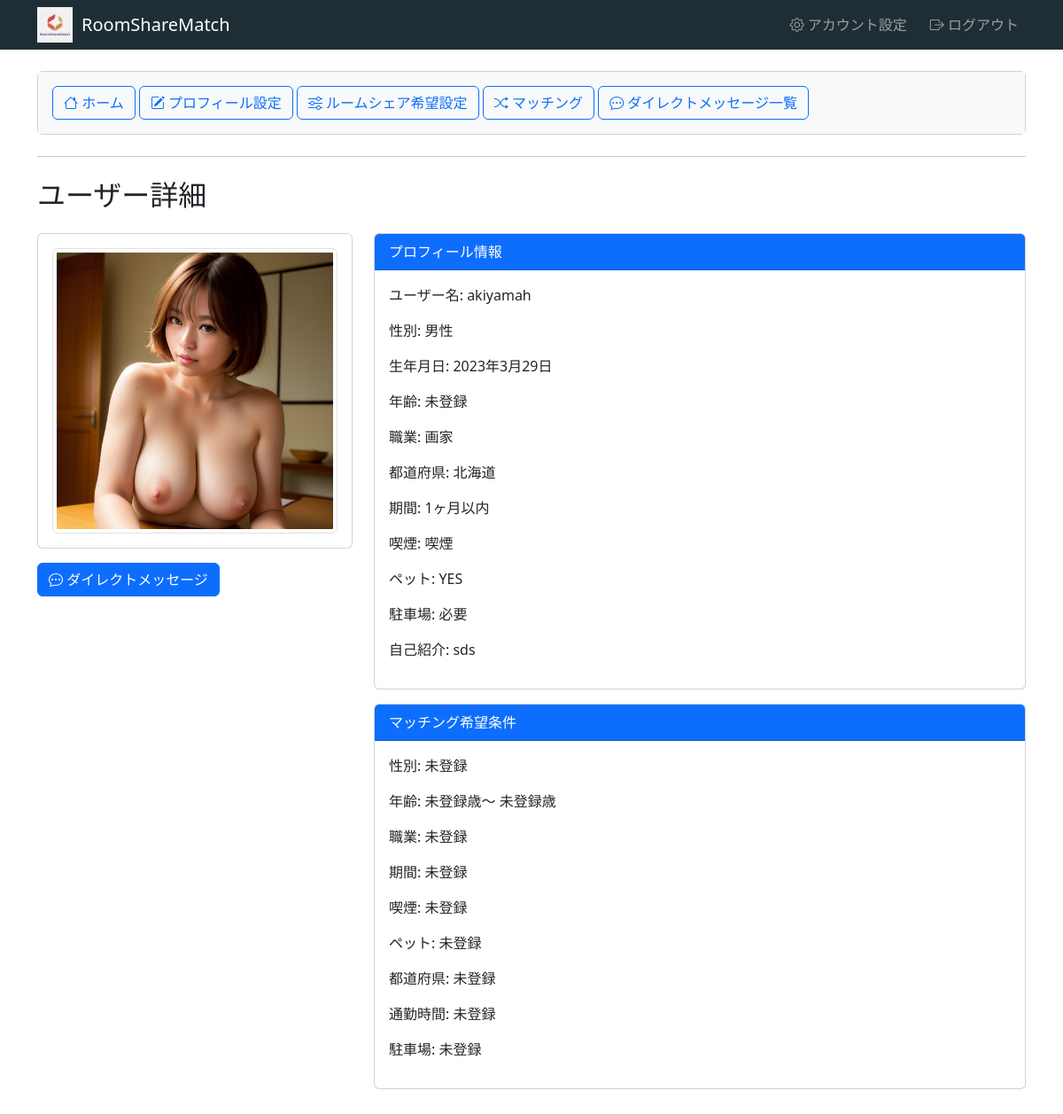
Screenshot of /matching_app/matching/user_detail/2/ (signed in) with the database file from the repository.
### main_app/models.py (models this page shows, shortened)
class UserProfile(models.Model):
    user = models.OneToOneField(User, on_delete=models.CASCADE)
    user_name = models.CharField(max_length=30, blank=True, null=True)
    profile_image = models.ImageField(upload_to='profile_images/', default='')
    sex = models.CharField(max_length=10, blank=True, null=True)
    day_of_birth = models.DateField(blank=True, null=True)
    @property
    def age(self):
        if self.day_of_birth:
            today = date.today()
            age = today.year - self.day_of_birth.year - ((today.month, today.day) < (self.day_of_birth.month, self.day_of_birth.day))
            return age
        return None
    profession = models.CharField(max_length=50, blank=True, null=True)
    prefecture = models.CharField(max_length=10, blank=True, null=True)
    period = models.CharField(max_length=10, blank=True, null=True)
    is_smoker = models.CharField(max_length=10, blank=True, null=True)
    has_pets = models.CharField(max_length=10, blank=True, null=True)
    parking = models.CharField(max_length=10, blank=True, null=True)
    self_introduction = models.TextField(blank=True, null=True)

### matching_app/models.py (models this page shows)
class RoommatePreference(models.Model):
    user = models.ForeignKey(User, on_delete=models.CASCADE, related_name='roommate_preference')
    gender = models.CharField(max_length=6, verbose_name='性別')
    age_min = models.IntegerField(blank=True, null=True, verbose_name='最小年齢')
    age_max = models.IntegerField(blank=True, null=True, verbose_name='最大年齢')
    occupation = models.CharField(max_length=10, verbose_name='職業')
    period = models.CharField(max_length=10, verbose_name='期間')
    smoking = models.CharField(max_length=10, verbose_name='喫煙')
    pet = models.CharField(max_length=10, verbose_name='ペット')
    prefecture = models.CharField(max_length=10, verbose_name='都道府県')
    commute_time = models.CharField(max_length=10, verbose_name='通勤時間')
    parking = models.CharField(max_length=10, verbose_name='駐車場')

### matching_app/views.py (the view)
# urls.py: path('matching/user_detail/<int:user_id>/', views.user_detail, name='user_detail'),
@login_required
def user_detail(request, user_id):
    target_user = get_object_or_404(User, pk=user_id)
    user_profile = get_object_or_404(UserProfile, user=target_user)
    roommate_preference = get_object_or_404(RoommatePreference, user=target_user)
    purposes = Purpose.objects.filter(user=target_user)
    desired_cohabitees = DesiredCohabitee.objects.filter(user=target_user)
    room_layouts = RoomLayout.objects.filter(user=target_user)
    rents = Rent.objects.filter(user=target_user)
    context = {
        'user': target_user,
        'profile': user_profile,
        'roommate_preference': roommate_preference,
        'purposes': purposes,
        'desired_cohabitees': desired_cohabitees,
        'room_layouts': room_layouts,
        'rents': rents,
    }
    return render(request, 'matching_app/user_detail.html', context)

### matching_app/templates/matching_app/user_detail.html (shortened to what this page needs)
{% extends 'main_app/base.html' %}
{% block content %}
{% include 'main_app/menu_buttons.html' %}
<h2 class="mb-4">ユーザー詳細</h2>
<div class="row">
    <div class="col-md-4">
        {% load static %}
        <div class="card mb-3">
            <div class="card-body text-center">
                {% if profile.profile_image %}
                    <img src="{{ profile.profile_image.url }}" alt="プロフィール画像" class="img-thumbnail">
                {% else %}
                    <img src="{% static 'media/profile_images/default.jpg' %}" alt="プロフィール画像" class="img-thumbnail">
                {% endif %}
            </div>
        </div>
        <a href="{% url 'messages_app:view_chat' user.id %}" class="btn btn-primary"><i class="bi bi-chat-dots"></i> ダイレクトメッセージ</a>
    </div>
    <div class="col-md-8">
        <div class="card mb-3">
            <div class="card-header bg-primary text-white">プロフィール情報</div>
            <div class="card-body">
                <p>ユーザー名: {{ profile.user_name|default:"未登録" }}</p>
                <p>性別: {{ profile.sex|default:"未登録" }}</p>
                <p>生年月日: {{ profile.day_of_birth|default:"未登録" }}</p>
                <p>年齢: {{ profile.age|default:"未登録" }}</p>
                <p>職業: {{ profile.profession|default:"未登録" }}</p>
                <p>都道府県: {{ profile.prefecture|default:"未登録" }}</p>
                <p>期間: {{ profile.period|default:"未登録" }}</p>
                <p>喫煙: {{ profile.is_smoker|default:"未登録" }}</p>
                <p>ペット: {{ profile.has_pets|default:"未登録" }}</p>
                <p>駐車場: {{ profile.parking|default:"未登録" }}</p>
                <p>自己紹介: {{ profile.self_introduction|default:"未登録" }}</p>
            </div>
        </div>
        <div class="card mb-3">
            <div class="card-header bg-primary text-white">マッチング希望条件</div>
            <div class="card-body">
                <div class="col-md-6">
                    <p>性別: {{ roommate_preference.gender|default:"未登録" }}</p>
                    <p>年齢: {{ roommate_preference.age_min|default:"未登録" }}歳〜 {{ roommate_preference.age_max|default:"未登録" }}歳</p>
                    <p>職業: {{ roommate_preference.occupation|default:"未登録" }}</p>
                    <p>期間: {{ roommate_preference.period|default:"未登録" }}</p>
                    <p>喫煙: {{ roommate_preference.smoking|default:"未登録" }}</p>
                    <p>ペット: {{ roommate_preference.pet|default:"未登録" }}</p>
                    <p>都道府県: {{ roommate_preference.prefecture|default:"未登録" }}</p>
                    <p>通勤時間: {{ roommate_preference.commute_time|default:"未登録" }}</p>
                    <p>駐車場: {{ roommate_preference.parking|default:"未登録" }}</p>
                </div>
            </div>
        </div>
    </div>
</div>
{% endblock content %}

### main_app/templates/main_app/base.html (shortened to what this page needs)
{% load i18n %}
{% load static %}
<!DOCTYPE html>
<html lang="ja">
<head>
    <link
        href="https://cdn.jsdelivr.net/npm/bootstrap@5.3.0-alpha1/dist/css/bootstrap.min.css"
        rel="stylesheet"
    >
    <link rel="stylesheet" href="https://cdn.jsdelivr.net/npm/bootstrap-icons@1.7.2/font/bootstrap-icons.css">
    <link rel="stylesheet" href="https://cdnjs.cloudflare.com/ajax/libs/font-awesome/6.1.0/css/all.min.css">
</head>
<body>
    <nav class="navbar navbar-expand-lg navbar-dark">
    <div class="container">
        <img src="{% static 'images/logo.jpg' %}" alt="ロゴ" style="height: 40px; margin-right: 10px;">
        {% if user.is_authenticated %}
        <a class="navbar-brand" href="{% url 'main_app:user_home' %}">RoomShareMatch</a>
        {% else %}
        <a class="navbar-brand" href="{% url 'main_app:signup' %}">RoomShareMatch</a>
        {% endif %}
        <div class="collapse navbar-collapse justify-content-end" id="navbarNav">
            <ul class="navbar-nav">
            {% if user.is_authenticated %}
            <li class="nav-item"><a class="nav-link" href="{% url 'main_app:auth_info' %}"><i class="bi bi-gear"></i> アカウント設定</a></li>
            <li class="nav-item"><a class="nav-link" href="{% url 'main_app:logout' %}"><i class="bi bi-box-arrow-right"></i> {% trans "ログアウト" %}</a></li>
            {% else %}
            <li class="nav-item"><a class="nav-link" href="{% url 'main_app:login' %}"><i class="bi bi-box-arrow-in-right"></i> {% trans "ログイン" %}</a></li>
            <li class="nav-item"><a class="nav-link" href="{% url 'main_app:signup' %}"><i class="bi bi-person-plus"></i> {% trans "登録" %}</a></li>
            {% endif %}
            </ul>
        </div>
    </div>
    </nav>
    <main class="container my-4">
        {% block content %}
        {% endblock content %}
    </main>
</body>
</html>

### main_app/templates/main_app/menu_buttons.html
<div class="card">
    <div class="card-body" style="background-color: #f8f9fa;">
        <a href="{% url 'main_app:user_home' %}" class="btn btn-outline-primary"><i class="bi bi-house"></i> ホーム</a>
        <a href="{% url 'main_app:matching_profile' %}" class="btn btn-outline-primary"><i class="bi bi-pencil-square"></i> プロフィール設定</a>
        <a href="{% url 'matching_app:roommate_preference' %}" class="btn btn-outline-primary"><i class="bi bi-sliders"></i> ルームシェア希望設定</a>
        <a href="{% url 'matching_app:match_new_users' %}" class="btn btn-outline-primary"><i class="bi bi-shuffle"></i> マッチング</a>
        <a href="{% url 'messages_app:message_list' %}" class="btn btn-outline-primary"><i class="bi bi-chat-dots"></i> ダイレクトメッセージ一覧</a>
    </div>
</div>
<hr class="my-4">

### main_app/templates/main_app/base.html (style rules this page uses)
.navbar { background-color: #1F2E35 !important; }
.nav-item { margin-left: 10px; }

### rows the page displays
UserProfile: profile_image (picture), user_name "akiyamah", sex "男性", day_of_birth "2023年3月29日", age "未登録", profession "画家", prefecture "北海道", period "1ヶ月以内", is_smoker "喫煙", has_pets "YES", parking "必要", self_introduction "sds"
RoommatePreference: gender "未登録", age_min "未登録", age_max "未登録", occupation "未登録", period "未登録", smoking "未登録", pet "未登録", prefecture "未登録", commute_time "未登録", parking "未登録"
